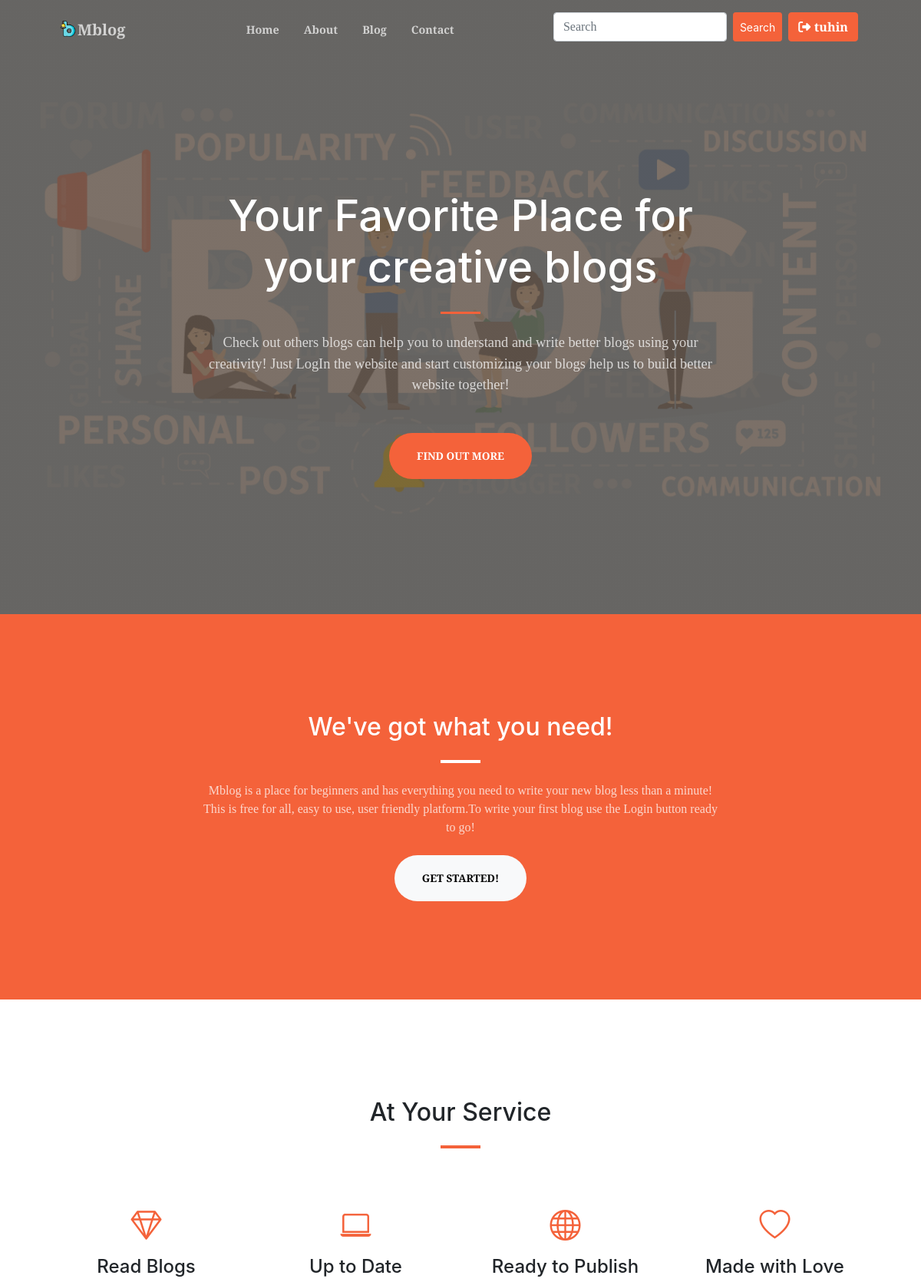
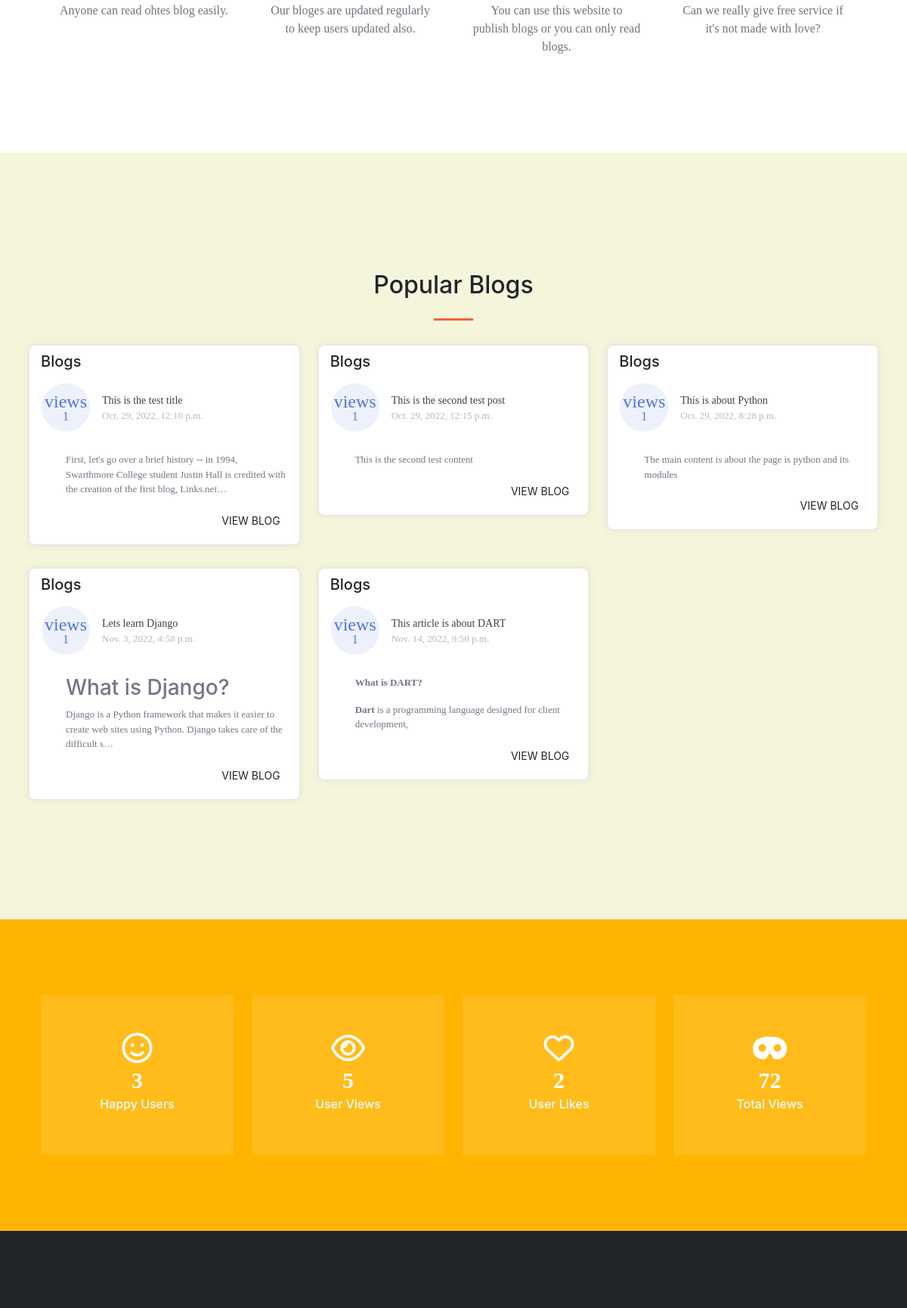
The app's page / (signed in, upper part) with its own data (2 pictures, top to bottom).
### blog/models.py (models this page shows, shortened)
class Post(models.Model):
     sno = models.AutoField(primary_key=True)
     title = models.CharField(max_length=255)
     content = models.TextField()
     author = models.CharField(max_length=100)
     slug = models.CharField(max_length=130)
     totalviews = models.IntegerField(default=0)
     views = models.IntegerField(default=0)
     likes = models.IntegerField(default=0)
     timeStamp = models.DateTimeField(default=now)

### home/views.py (the view)
# urls.py: path('', views.home, name="home"),
def home(request):
    sv = Post.objects.filter(views__gte=Post.objects.order_by('-views')[2].views)
    allPosts = Post.objects.all()
    a, b, c, d = [], [], [], []
    for i in allPosts:
        a.append(i.totalviews)
        b.append(i.views)
        c.append(i.likes)
    contex = {'sv':sv, 'totalviews':str(sum(a)), 'views':str(sum(b)), 'likes':str(sum(c)), 'totaluser':str(User.objects.all().count())}
    return render(request, "home/home.html", contex)

### templates/home/home.html (shortened to what this page needs)
{% extends 'base.html' %}
{% block body %}
<header class="masthead">
   <div class="container px-4 px-lg-5 h-100">
       <div class="row gx-4 gx-lg-5 h-100 align-items-center justify-content-center text-center">
           <div class="col-lg-8 align-self-end">
               <h1 class="text-white font-weight-bold">Your Favorite Place for your creative blogs</h1>
               <hr class="divider" />
           </div>
           <div class="col-lg-8 align-self-baseline">
               <p class="text-white-75 mb-5">Check out others blogs can help you to understand and write better blogs using your creativity! Just LogIn the website and start customizing your blogs help us to build better website together!</p>
               <a class="btn btn-primary btn-xl" href="/about">Find Out More</a>
           </div>
       </div>
   </div>
</header>
<section class="page-section bg-primary" id="about">
   <div class="container px-4 px-lg-5">
       <div class="row gx-4 gx-lg-5 justify-content-center">
           <div class="col-lg-8 text-center">
               <h2 class="text-white mt-0">We've got what you need!</h2>
               <hr class="divider divider-light" />
               <p class="text-white-75 mb-4">Mblog is a place for beginners and has everything you need to write your new blog less than a minute! This is free for all, easy to use, user friendly platform.To write your first blog use the Login button ready to go!</p>
               <a class="btn btn-light btn-xl" href="/blog/">Get Started!</a>
           </div>
       </div>
   </div>
</section>
<section class="page-section" id="services">
   <div class="container px-4 px-lg-5">
       <h2 class="text-center mt-0">At Your Service</h2>
       <hr class="divider" />
       <div class="row gx-4 gx-lg-5">
           <div class="col-lg-3 col-md-6 text-center">
               <div class="mt-5">
                   <div class="mb-2"><i class="bi-gem fs-1 text-primary"></i></div>
                   <h3 class="h4 mb-2">Read Blogs</h3>
                   <p class="text-muted mb-0">Anyone can read ohtes blog easily.</p>
               </div>
           </div>
           <div class="col-lg-3 col-md-6 text-center">
               <div class="mt-5">
                   <div class="mb-2"><i class="bi-laptop fs-1 text-primary"></i></div>
                   <h3 class="h4 mb-2">Up to Date</h3>
                   <p class="text-muted mb-0">Our bloges are updated regularly to keep users updated also.</p>
               </div>
           </div>
           <div class="col-lg-3 col-md-6 text-center">
               <div class="mt-5">
                   <div class="mb-2"><i class="bi-globe fs-1 text-primary"></i></div>
                   <h3 class="h4 mb-2">Ready to Publish</h3>
                   <p class="text-muted mb-0">You can use this website to publish blogs or you can only read blogs.</p>
               </div>
           </div>
           <div class="col-lg-3 col-md-6 text-center">
               <div class="mt-5">
                   <div class="mb-2"><i class="bi-heart fs-1 text-primary"></i></div>
                   <h3 class="h4 mb-2">Made with Love</h3>
                   <p class="text-muted mb-0">Can we really give free service if it's not made with love?</p>
               </div>
           </div>
       </div>
   </div>
</section>
<section style="padding-top: 28px;background: beige;position: sticky;">
  <section class="page-section" id="services">
    <div class="container px-4 px-lg-5">
        <h2 class="text-center mt-0">Popular Blogs</h2>
        <hr class="divider" />
    </div>
<div class="container px-2">
    <div class="row" style="padding-top: 8px;">
            {% for s in sv %}
                <div class="col-lg-4">
                    <div class="card card-margin">
                        <div class="card-header no-border">
                            <h5 class="card-title">Blogs</h5>
                        </div>
                        <div class="card-body pt-0">
                            <div class="widget-49">
                                <div class="widget-49-title-wrapper">
                                    <div class="widget-49-date-primary">
                                        <span class="widget-49-date-day">views</span>
                                        <span class="widget-49-date-month">{{s.views}}</span>
                                    </div>
                                    <div class="widget-49-meeting-info">
                                        <span class="widget-49-pro-title">{{s.title}}</span>
                                        <span class="widget-49-meeting-time">{{s.timeStamp}}</span>
                                    </div>
                                </div>
                                <ol class="widget-49-meeting-points">
                                    <li class="widget-49-meeting-item" style="list-style: none;"><span>{{s.content|safe| truncatechars:150}}</span></li>
                                </ol>
                                <div class="widget-49-meeting-action">
                                    <a href="/blog/{{s.slug}}" class="btn btn-sm btn-flash-border-primary">View Blog</a>
                                </div>
                            </div>
                        </div>
                    </div>
                </div>
            {% endfor %}
        </div>
    </div>
</section>
<section id="counter" class="sec-padding">
  <div class="container">
    <div class="row">
      <div class="col-md-3 ">
        <div class="count"> <span class="fa fa-smile-o"></span>
          <p class="number">{{totaluser}}</p>
          <h4>Happy Users</h4> </div>
      </div>
      <div class="col-md-3 ">
        <div class="count"> <span class="fa fa-eye"></span>
          <p class="number">{{views}}</p>
          <h4>User Views</h4> </div>
      </div>
      <div class="col-md-3 ">
        <div class="count"> <span class="fa fa-regular fa-heart"></span>
          <p class="number">{{likes}}</p>
          <h4>User Likes</h4> </div>
      </div>
      <div class="col-md-3 ">
        <div class="count"> <span class="fa fa-mask"></span>
          <p class="number">{{totalviews}}</p>
          <h4>Total Views</h4> </div>
      </div>
    </div>
  </div>
</section>
<section class="page-section bg-dark text-white">
</section>
{% endblock body %}

### templates/base.html (shortened to what this page needs)
<!doctype html>
{% load static %}
<html lang="en">
  <head>
    <link href="https://cdn.jsdelivr.net/npm/bootstrap@5.2.2/dist/css/bootstrap.min.css" rel="stylesheet">
    <link href="https://cdn.jsdelivr.net/npm/bootstrap-icons@1.5.0/font/bootstrap-icons.css" rel="stylesheet" />
    <link href="https://cdnjs.cloudflare.com/ajax/libs/SimpleLightbox/2.1.0/simpleLightbox.min.css" rel="stylesheet" />
  </head>
  <body>
    {% load static %}
    <nav class="navbar navbar-expand-lg navbar-light fixed-top py-3" id="mainNav">
      <div class="container px-4 px-lg-5">
        <img src="{% static 'b.png' %}" height="25px" style="padding-bottom: 4px"/> <a class="navbar-brand" href="/" style="padding-left: 2px;">Mblog</a>
          <div class="collapse navbar-collapse" id="navbarResponsive">
              <ul class="navbar-nav ms-auto my-2 my-lg-0">
                <li class="nav-item"><a class="nav-link" href="/">Home</a></li>
                  <li class="nav-item"><a class="nav-link" href="/about">About</a></li>
                  <li class="nav-item"><a class="nav-link" href="/blog">Blog</a></li>
                  <li class="nav-item"><a class="nav-link" href="/contact">Contact</a></li>
              </ul>
              <ul class="navbar-nav ms-auto my-2 my-lg-0">
                <li class="nav-item">
                <form class="px-1 mb-2 d-flex " role="search" method="get" action="/search">
                  <input class="form-control me-2" type="search" placeholder="Search" aria-label="Search" name="query" id="query">
                  <button class="btn btn-primary btn-sm" type="submit">Search</button>
                </form>
              </li>
              <li class="nav-item">
                  {% if user.is_authenticated %}
                        <a class="btn btn-primary mx-1" href="/logout"><i class="fa-solid fa-right-from-bracket"></i>
                        <b>{{request.user}}</b></a>
              </li>
                  {% else %}
                      <a class="btn btn-primary mx-1" href="/login">LogIn</a>
                  {% endif %}
              </ul>
            </div>
          </div>
        </nav>
      {% block body %}{% endblock body %}
  </body>
</html>

### records on screen
Post: views "1", title "This is the test title", timeStamp "Oct. 29, 2022, 12:10 p.m.", content "First, let's go over a brief history -- in 1994, Swarthmore College student Justin Hall is credited with the creation of the first blog, Links.net…"
Post: views "1", title "This is the second test post", timeStamp "Oct. 29, 2022, 12:15 p.m.", content "This is the second test content"
Post: views "1", title "This is about Python", timeStamp "Oct. 29, 2022, 8:28 p.m.", content "The main content is about the page is python and its modules"
Post: views "1", title "Lets learn Django", timeStamp "Nov. 3, 2022, 4:58 p.m.", content "What is Django? Django is a Python framework that makes it easier to create web sites using Python. Django takes care of the difficult s…"
Post: views "1", title "This article is about DART", timeStamp "Nov. 14, 2022, 9:50 p.m.", content "What is DART? Dart is a programming language designed for client development,"

### other values on screen
{{ request.user }} "tuhin"
{{ totaluser }} "3"
{{ views }} "5"
{{ likes }} "2"
{{ totalviews }} "72"
